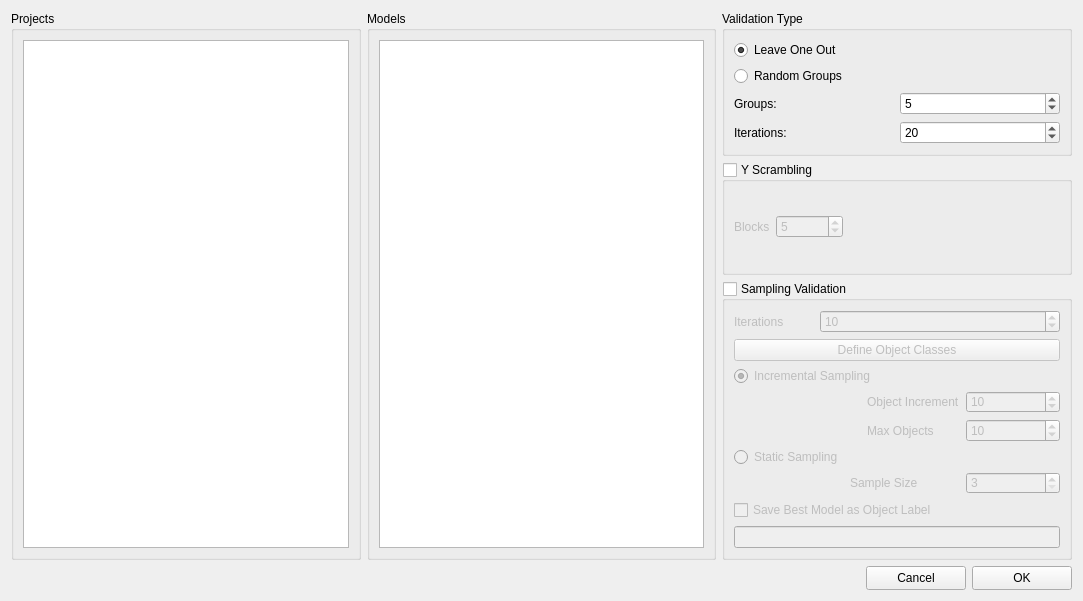
<?xml version="1.0" encoding="UTF-8"?>
<ui version="4.0">
 <class>ValidatorDialog</class>
 <widget class="QDialog" name="ValidatorDialog">
  <property name="windowModality">
   <enum>Qt::WindowModal</enum>
  </property>
  <property name="geometry">
   <rect>
    <x>0</x>
    <y>0</y>
    <width>1083</width>
    <height>601</height>
   </rect>
  </property>
  <property name="sizePolicy">
   <sizepolicy hsizetype="Minimum" vsizetype="Minimum">
    <horstretch>0</horstretch>
    <verstretch>0</verstretch>
   </sizepolicy>
  </property>
  <property name="minimumSize">
   <size>
    <width>783</width>
    <height>320</height>
   </size>
  </property>
  <property name="maximumSize">
   <size>
    <width>2080</width>
    <height>800</height>
   </size>
  </property>
  <property name="windowTitle">
   <string>Compute...</string>
  </property>
  <property name="modal">
   <bool>true</bool>
  </property>
  <layout class="QGridLayout" name="gridLayout_11">
   <item row="0" column="0" rowspan="3">
    <widget class="QGroupBox" name="groupBox_2">
     <property name="minimumSize">
      <size>
       <width>189</width>
       <height>261</height>
      </size>
     </property>
     <property name="title">
      <string>Projects</string>
     </property>
     <layout class="QGridLayout" name="gridLayout_5">
      <item row="0" column="0">
       <widget class="QListView" name="listView">
        <property name="sizePolicy">
         <sizepolicy hsizetype="Expanding" vsizetype="Expanding">
          <horstretch>0</horstretch>
          <verstretch>0</verstretch>
         </sizepolicy>
        </property>
        <property name="minimumSize">
         <size>
          <width>0</width>
          <height>0</height>
         </size>
        </property>
        <property name="editTriggers">
         <set>QAbstractItemView::NoEditTriggers</set>
        </property>
        <property name="selectionMode">
         <enum>QAbstractItemView::SingleSelection</enum>
        </property>
        <property name="selectionBehavior">
         <enum>QAbstractItemView::SelectRows</enum>
        </property>
       </widget>
      </item>
     </layout>
    </widget>
   </item>
   <item row="0" column="1" rowspan="3">
    <widget class="QGroupBox" name="modelsGroupBox">
     <property name="title">
      <string>Models</string>
     </property>
     <layout class="QGridLayout" name="gridLayout_2">
      <item row="0" column="0">
       <widget class="QListView" name="listView_2">
        <property name="minimumSize">
         <size>
          <width>0</width>
          <height>0</height>
         </size>
        </property>
        <property name="editTriggers">
         <set>QAbstractItemView::NoEditTriggers</set>
        </property>
        <property name="selectionMode">
         <enum>QAbstractItemView::SingleSelection</enum>
        </property>
        <property name="selectionBehavior">
         <enum>QAbstractItemView::SelectRows</enum>
        </property>
       </widget>
      </item>
     </layout>
    </widget>
   </item>
   <item row="0" column="2">
    <widget class="QGroupBox" name="groupBox_3">
     <property name="title">
      <string>Validation Type </string>
     </property>
     <layout class="QGridLayout" name="gridLayout_4">
      <item row="0" column="0">
       <widget class="QRadioButton" name="leaveoneout">
        <property name="text">
         <string>Leave One Out</string>
        </property>
        <property name="checked">
         <bool>true</bool>
        </property>
       </widget>
      </item>
      <item row="2" column="0">
       <layout class="QGridLayout" name="gridLayout_3">
        <item row="1" column="1">
         <widget class="QSpinBox" name="iterations">
          <property name="minimum">
           <number>1</number>
          </property>
          <property name="maximum">
           <number>9999999</number>
          </property>
          <property name="value">
           <number>20</number>
          </property>
         </widget>
        </item>
        <item row="0" column="0">
         <widget class="QLabel" name="label_5">
          <property name="text">
           <string>Groups:</string>
          </property>
         </widget>
        </item>
        <item row="1" column="0">
         <widget class="QLabel" name="label_6">
          <property name="text">
           <string>Iterations: </string>
          </property>
         </widget>
        </item>
        <item row="0" column="1">
         <widget class="QSpinBox" name="groupnumber">
          <property name="minimum">
           <number>2</number>
          </property>
          <property name="maximum">
           <number>9999</number>
          </property>
          <property name="value">
           <number>5</number>
          </property>
         </widget>
        </item>
       </layout>
      </item>
      <item row="1" column="0">
       <widget class="QRadioButton" name="crossvalid">
        <property name="text">
         <string>Random Groups</string>
        </property>
       </widget>
      </item>
     </layout>
    </widget>
   </item>
   <item row="1" column="2">
    <widget class="QGroupBox" name="YScramblingGroupBox">
     <property name="title">
      <string>Y Scrambling</string>
     </property>
     <property name="checkable">
      <bool>true</bool>
     </property>
     <property name="checked">
      <bool>false</bool>
     </property>
     <layout class="QGridLayout" name="gridLayout_6">
      <item row="0" column="2">
       <spacer name="horizontalSpacer_3">
        <property name="orientation">
         <enum>Qt::Horizontal</enum>
        </property>
        <property name="sizeHint" stdset="0">
         <size>
          <width>165</width>
          <height>20</height>
         </size>
        </property>
       </spacer>
      </item>
      <item row="0" column="1">
       <widget class="QSpinBox" name="block">
        <property name="minimum">
         <number>1</number>
        </property>
        <property name="maximum">
         <number>9999999</number>
        </property>
        <property name="value">
         <number>5</number>
        </property>
       </widget>
      </item>
      <item row="0" column="0">
       <widget class="QLabel" name="label">
        <property name="text">
         <string>Blocks</string>
        </property>
       </widget>
      </item>
     </layout>
    </widget>
   </item>
   <item row="2" column="2">
    <widget class="QGroupBox" name="SampleValidationGroupBox">
     <property name="title">
      <string>Sampling Validation</string>
     </property>
     <property name="checkable">
      <bool>true</bool>
     </property>
     <property name="checked">
      <bool>false</bool>
     </property>
     <layout class="QGridLayout" name="gridLayout_10">
      <item row="0" column="0">
       <widget class="QLabel" name="label_3">
        <property name="minimumSize">
         <size>
          <width>80</width>
          <height>22</height>
         </size>
        </property>
        <property name="maximumSize">
         <size>
          <width>80</width>
          <height>16777215</height>
         </size>
        </property>
        <property name="text">
         <string>Iterations</string>
        </property>
       </widget>
      </item>
      <item row="0" column="1">
       <widget class="QSpinBox" name="SamplingValidationIteration">
        <property name="minimumSize">
         <size>
          <width>94</width>
          <height>22</height>
         </size>
        </property>
        <property name="minimum">
         <number>1</number>
        </property>
        <property name="maximum">
         <number>999999999</number>
        </property>
        <property name="singleStep">
         <number>5</number>
        </property>
        <property name="value">
         <number>10</number>
        </property>
       </widget>
      </item>
      <item row="1" column="0" colspan="2">
       <widget class="QPushButton" name="defineObjectClassesButton">
        <property name="text">
         <string>Define Object Classes</string>
        </property>
       </widget>
      </item>
      <item row="2" column="0" colspan="2">
       <layout class="QGridLayout" name="gridLayout_9">
        <item row="0" column="0" colspan="2">
         <widget class="QRadioButton" name="IncrementalSampling">
          <property name="maximumSize">
           <size>
            <width>241</width>
            <height>18</height>
           </size>
          </property>
          <property name="text">
           <string>Incremental Sampling</string>
          </property>
          <property name="checked">
           <bool>true</bool>
          </property>
         </widget>
        </item>
        <item row="1" column="0">
         <spacer name="horizontalSpacer_5">
          <property name="orientation">
           <enum>Qt::Horizontal</enum>
          </property>
          <property name="sizeType">
           <enum>QSizePolicy::Fixed</enum>
          </property>
          <property name="sizeHint" stdset="0">
           <size>
            <width>18</width>
            <height>20</height>
           </size>
          </property>
         </spacer>
        </item>
        <item row="1" column="1">
         <layout class="QGridLayout" name="gridLayout_7">
          <item row="0" column="0">
           <widget class="QLabel" name="label_4">
            <property name="text">
             <string>Object Increment</string>
            </property>
           </widget>
          </item>
          <item row="0" column="1">
           <widget class="QSpinBox" name="DynamicSampleObjInc">
            <property name="minimumSize">
             <size>
              <width>94</width>
              <height>22</height>
             </size>
            </property>
            <property name="maximumSize">
             <size>
              <width>94</width>
              <height>22</height>
             </size>
            </property>
            <property name="minimum">
             <number>1</number>
            </property>
            <property name="maximum">
             <number>999999999</number>
            </property>
            <property name="value">
             <number>10</number>
            </property>
           </widget>
          </item>
          <item row="1" column="0">
           <widget class="QLabel" name="label_7">
            <property name="text">
             <string>Max Objects</string>
            </property>
           </widget>
          </item>
          <item row="1" column="1">
           <widget class="QSpinBox" name="DynamicSampleMaxObj">
            <property name="minimumSize">
             <size>
              <width>94</width>
              <height>22</height>
             </size>
            </property>
            <property name="minimum">
             <number>1</number>
            </property>
            <property name="maximum">
             <number>999999999</number>
            </property>
            <property name="singleStep">
             <number>5</number>
            </property>
            <property name="value">
             <number>10</number>
            </property>
           </widget>
          </item>
         </layout>
        </item>
       </layout>
      </item>
      <item row="3" column="0" colspan="2">
       <layout class="QGridLayout" name="gridLayout_8">
        <item row="0" column="0" colspan="2">
         <widget class="QRadioButton" name="StaticSampling">
          <property name="maximumSize">
           <size>
            <width>233</width>
            <height>18</height>
           </size>
          </property>
          <property name="text">
           <string>Static Sampling</string>
          </property>
         </widget>
        </item>
        <item row="1" column="0">
         <spacer name="horizontalSpacer_2">
          <property name="orientation">
           <enum>Qt::Horizontal</enum>
          </property>
          <property name="sizeType">
           <enum>QSizePolicy::Fixed</enum>
          </property>
          <property name="sizeHint" stdset="0">
           <size>
            <width>18</width>
            <height>20</height>
           </size>
          </property>
         </spacer>
        </item>
        <item row="1" column="1">
         <widget class="QLabel" name="label_2">
          <property name="minimumSize">
           <size>
            <width>95</width>
            <height>22</height>
           </size>
          </property>
          <property name="text">
           <string>Sample Size</string>
          </property>
         </widget>
        </item>
        <item row="1" column="2">
         <widget class="QSpinBox" name="StaticSampleSize">
          <property name="minimumSize">
           <size>
            <width>94</width>
            <height>22</height>
           </size>
          </property>
          <property name="maximumSize">
           <size>
            <width>94</width>
            <height>22</height>
           </size>
          </property>
          <property name="minimum">
           <number>3</number>
          </property>
         </widget>
        </item>
       </layout>
      </item>
      <item row="4" column="0" colspan="2">
       <widget class="QCheckBox" name="saveBestModelObjLabel">
        <property name="text">
         <string>Save Best Model as Object Label</string>
        </property>
       </widget>
      </item>
      <item row="5" column="0" colspan="2">
       <widget class="QLineEdit" name="labelName"/>
      </item>
     </layout>
    </widget>
   </item>
   <item row="3" column="0" colspan="3">
    <layout class="QGridLayout" name="gridLayout">
     <item row="0" column="0">
      <spacer name="horizontalSpacer">
       <property name="sizePolicy">
        <sizepolicy hsizetype="Expanding" vsizetype="Minimum">
         <horstretch>0</horstretch>
         <verstretch>0</verstretch>
        </sizepolicy>
       </property>
       <property name="orientation">
        <enum>Qt::Horizontal</enum>
       </property>
       <property name="sizeType">
        <enum>QSizePolicy::Expanding</enum>
       </property>
       <property name="sizeHint" stdset="0">
        <size>
         <width>40</width>
         <height>20</height>
        </size>
       </property>
      </spacer>
     </item>
     <item row="0" column="2">
      <widget class="QPushButton" name="cancelButton">
       <property name="minimumSize">
        <size>
         <width>100</width>
         <height>24</height>
        </size>
       </property>
       <property name="maximumSize">
        <size>
         <width>100</width>
         <height>24</height>
        </size>
       </property>
       <property name="text">
        <string>Cancel</string>
       </property>
      </widget>
     </item>
     <item row="0" column="3">
      <widget class="QPushButton" name="okButton">
       <property name="minimumSize">
        <size>
         <width>100</width>
         <height>24</height>
        </size>
       </property>
       <property name="maximumSize">
        <size>
         <width>100</width>
         <height>24</height>
        </size>
       </property>
       <property name="text">
        <string>OK</string>
       </property>
      </widget>
     </item>
    </layout>
   </item>
  </layout>
 </widget>
 <resources/>
 <connections/>
</ui>
